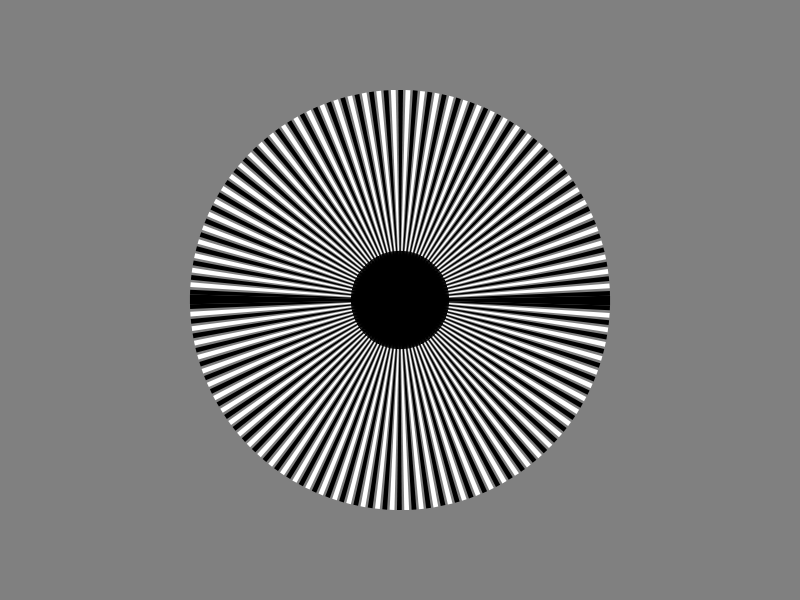
Frame 1 (no input)
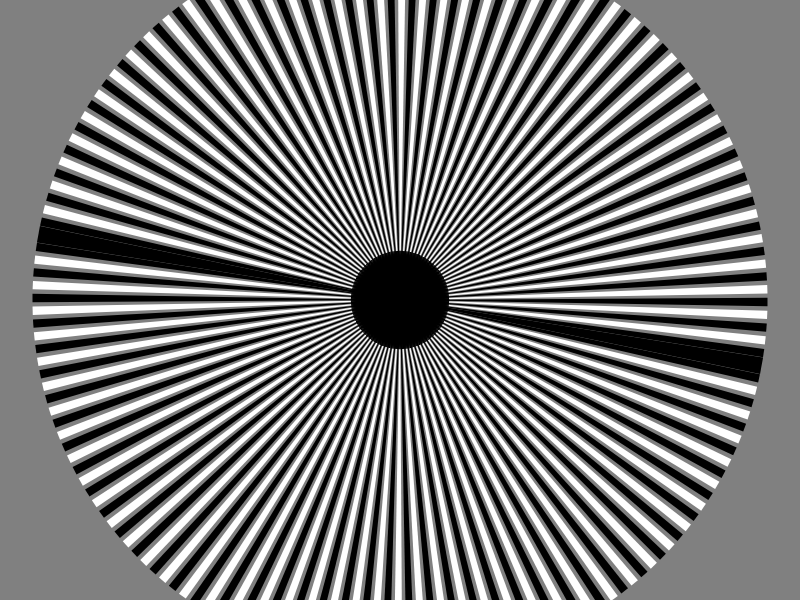
Frame 60 (no input)
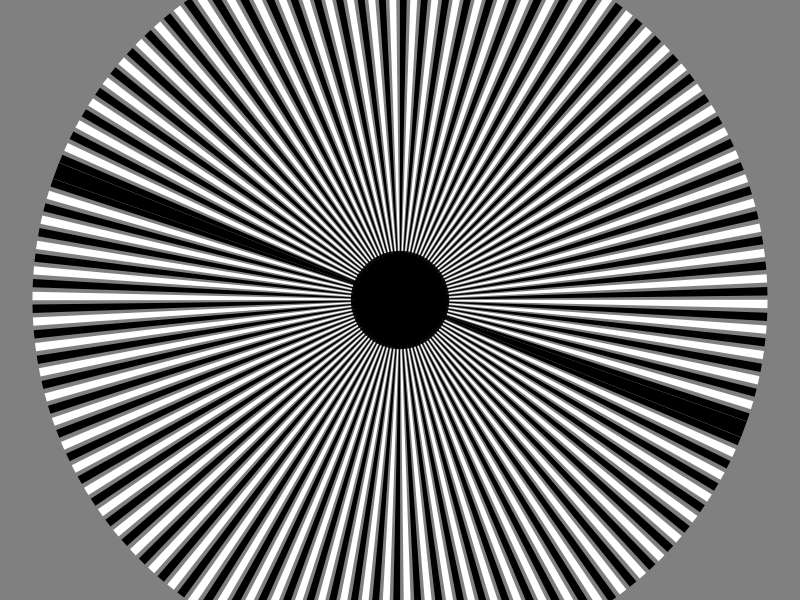
Frame 120 (the mouse pressed at the canvas centre since frame 60)

The p5.js sketch that drew these frames (run headless with seeded random() and noise() and a simulated clock; from frame 60 on, the mouse is pressed at the canvas centre):

// p5.js sketch
// ── sketch.js
// Illusione ottica in bianco e nero con un cerchio
// Fonte: https://unsplash.com/it/foto/illusione-ottica-in-bianco-e-nero-con-un-cerchio-gGZGRU0nHiQ
// Regola (consigliata): pattern radiale, in cui linee rette alternate
// bianche e nere partono da un punto centrale comune e si diramano verso
// i bordi. Al centro esatto è presente un cerchio nero pieno sfumato.
// L'effetto visivo di movimento o di "caduta" all'interno del buco è
// creato dalla densità delle linee, che diventano incredibilmente
// fitti e sottili man mano che si avvicinano al centro, unite alla
// sfocatura dei bordi del cerchio centrale.
// Parametri critici: per ciascuno, il nome della variabile
//   numeroRaggi: effetto più evidente con linee fitte e frequenti; nessun effetto con poche linee
//   passiSfumatura: effetto più evidente con il bordo sfumato; nessun effetto con il bordo netto
//   raggioCircolo: effetto più evidente con il cerchio nero sfumato; nessun effetto con un cerchio netto
//   fattoreRiduzione: riduce l'illusione per la preview; nessun effetto visivo di per sé
//   passoRotazione: regola la velocità del movimento; nessun movimento non è l'illusione
//   ampiezzaPulsazione: regola l'accorciamento della pulsazione; nessun effetto senza pulsazione

const larghezzaTela = 800;
const altezzaTela = 600;

// colori: solo bianco, nero e grigi; il grigio di sfondo contrasta sia col
// bianco sia col nero, quindi i raggi alternati restano visibili
const coloreSfondo = 128;
const coloreBianco = 255;
const coloreNero = 0;

// il cerchio nero al centro, con i bordi sfumati
const raggioCircolo = 110;
const passiSfumatura = 16;

// i raggi che si diramano dal centro verso i bordi
const numeroRaggi = 180;
const spessoreMassimo = 8;      // in pixel: il tratto più forte tra i raggi normali
const raggioCampo = 350;        // in pixel: distanza oltre la quale i raggi arrivano ai bordi
const fattoreRiduzione = 0.75;  // riduzione dell'illusione: la versione in preview è più piccola

// il movimento: i raggi ruotano attorno al centro in senso orario
const passoRotazione = 0.003;   // in radianti per fotogramma: un giro completo ogni ~35 secondi

// la pulsazione: i raggi si accorciano e poi si espandono
const ampiezzaPulsazione = 0.2;   // accorciamento massimo dei raggi, fra 0 e 1
const scalaMassima = 1.6;         // espansione massima: porta i raggi oltre il riquadro
const lunghezzaPulsazione = 180; // in fotogrammi: durata di una pulsazione completa

function setup() {
  createCanvas(larghezzaTela, altezzaTela);
  noFill();
}

function draw() {
  background(coloreSfondo);

  const angolo = frameCount * passoRotazione;
  disegnaRaggi(angolo);
  disegnaCercolo();
}

// la pulsazione: restituisce la scala attuale, tra l'accorciamento minimo e l'espansione massima
function fattorePulsazione() {
  const fase = (frameCount % lunghezzaPulsazione) / lunghezzaPulsazione;
  const angoloPulsazione = fase * TWO_PI;
  const scalaMinima = 1 - ampiezzaPulsazione;
  return scalaMinima + (scalaMassima - scalaMinima) * (1 - cos(angoloPulsazione)) / 2;
}

// il cerchio nero pieno sfumato: tratti concentrici con opacità crescente
// verso il centro, così che il bordo appaia sfumato. Viene disegnato per
// ultimo, così che i raggi cadano dentro il buco.
function disegnaCercolo() {
  const centroX = larghezzaTela / 2;
  const centroY = altezzaTela / 2;

  for (let i = 0; i <= passiSfumatura; i++) {
    const raggio = raggioCircolo * fattoreRiduzione + fattoreRiduzione * map(i, 0, passiSfumatura, 20, -20);
    const opacita = map(i, 0, passiSfumatura, 100, 255);
    stroke(coloreNero);
    fill(coloreNero, opacita);
    circle(centroX, centroY, raggio);
  }
}

// i raggi: un triangolo per angolo, con il vertice al centro e la base alla
// fine del raggio. Il triangolo si fa più sottile man mano che ci si avvicina
// al centro, e tutti i raggi si accumulano sul punto centrale, creando la
// densità.
function disegnaRaggi(angolo) {
  const centroX = larghezzaTela / 2;
  const centroY = altezzaTela / 2;

  noStroke();
  for (let i = 0; i < numeroRaggi; i++) {
    const direzione = angolo + i * TWO_PI / numeroRaggi;

    // i due raggi speciali, disegnati negli indici opposti, sono più spessi e neri
    const raggioMaggiore = i === 0 || i === Math.round(numeroRaggi / 2);
    const spessoreRaggio = raggioMaggiore ? spessoreMassimo * 2 : spessoreMassimo;
    fill(raggioMaggiore ? coloreNero : (i % 2 === 0 ? coloreBianco : coloreNero));

    // ogni raggio è un triangolo: vertice al centro, base alla fine del raggio;
    // la base ha larghezza pari allo spessore finale, quindi la forma mantiene
    // le proporzioni di spessore del disegno precedente
    const baseRaggio = raggioCampo * fattoreRiduzione * fattorePulsazione();
    const mezzoLarghezza = spessoreRaggio * fattoreRiduzione * fattorePulsazione() / 2;

    triangle(
      centroX,
      centroY,
      centroX + cos(direzione) * baseRaggio - sin(direzione) * mezzoLarghezza,
      centroY + sin(direzione) * baseRaggio + cos(direzione) * mezzoLarghezza,
      centroX + cos(direzione) * baseRaggio + sin(direzione) * mezzoLarghezza,
      centroY + sin(direzione) * baseRaggio - cos(direzione) * mezzoLarghezza
    );
  }
}

// ── style.css
html, body {
  margin: 0;
  padding: 0;
}

/* la tela al centro della finestra; se è più grande, parte dall'angolo
   in alto a sinistra e la pagina scorre, invece di tagliarne i bordi */
body {
  min-height: 100vh;
  display: flex;
  flex-direction: column;
  justify-content: safe center;
  align-items: safe center;
}

canvas {
  display: block;
}
